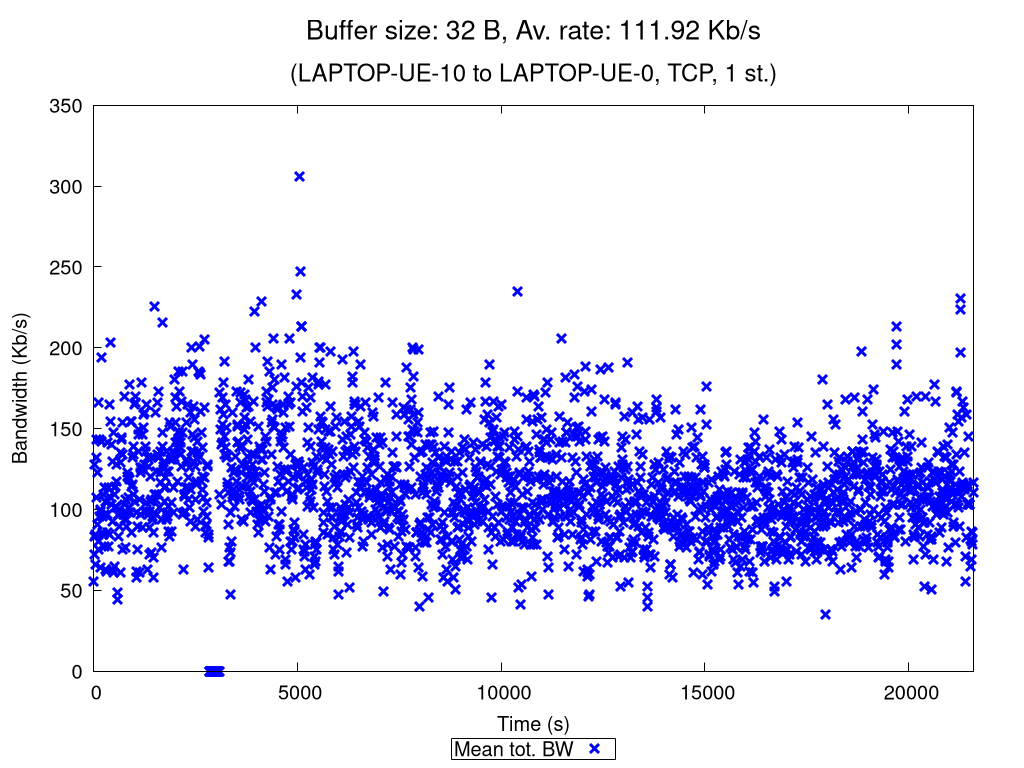

The gnuplot source for this figure:
set terminal pngcairo nocrop enhanced size 1024,768 font "Verdana,15"
set output "TCP_1_st_2020_11_25_16-04-39_two2one_00032B.png"

set title "{/=20 Buffer size: 32 B, Av. rate: 111.92 Kb/s}\n\n{/=18 (LAPTOP-UE-10 to LAPTOP-UE-0, TCP, 1 st.)}"

set xlabel "Time (s)"
set ylabel "Bandwidth (Kb/s)"
set ytics nomirror
set key bmargin center horizontal box samplen 1 width -1
set bmargin 4.6
set rmargin 4.5

rf = 1000.0  # rate factor
set style fill transparent solid 0.2 noborder
set autoscale xfix
plot "TCP_1_st_2020_11_25_16-04-39_two2one_00032B_iperf_processed.dat" using 1:($2/rf-$3/rf):($2/rf+$3/rf) with filledcurves lc rgb "blue" notitle, \
     "" using 1:($2/rf) with points pt 2 ps 1.5 lw 3 lc rgb "blue" title "Mean tot. BW", \
